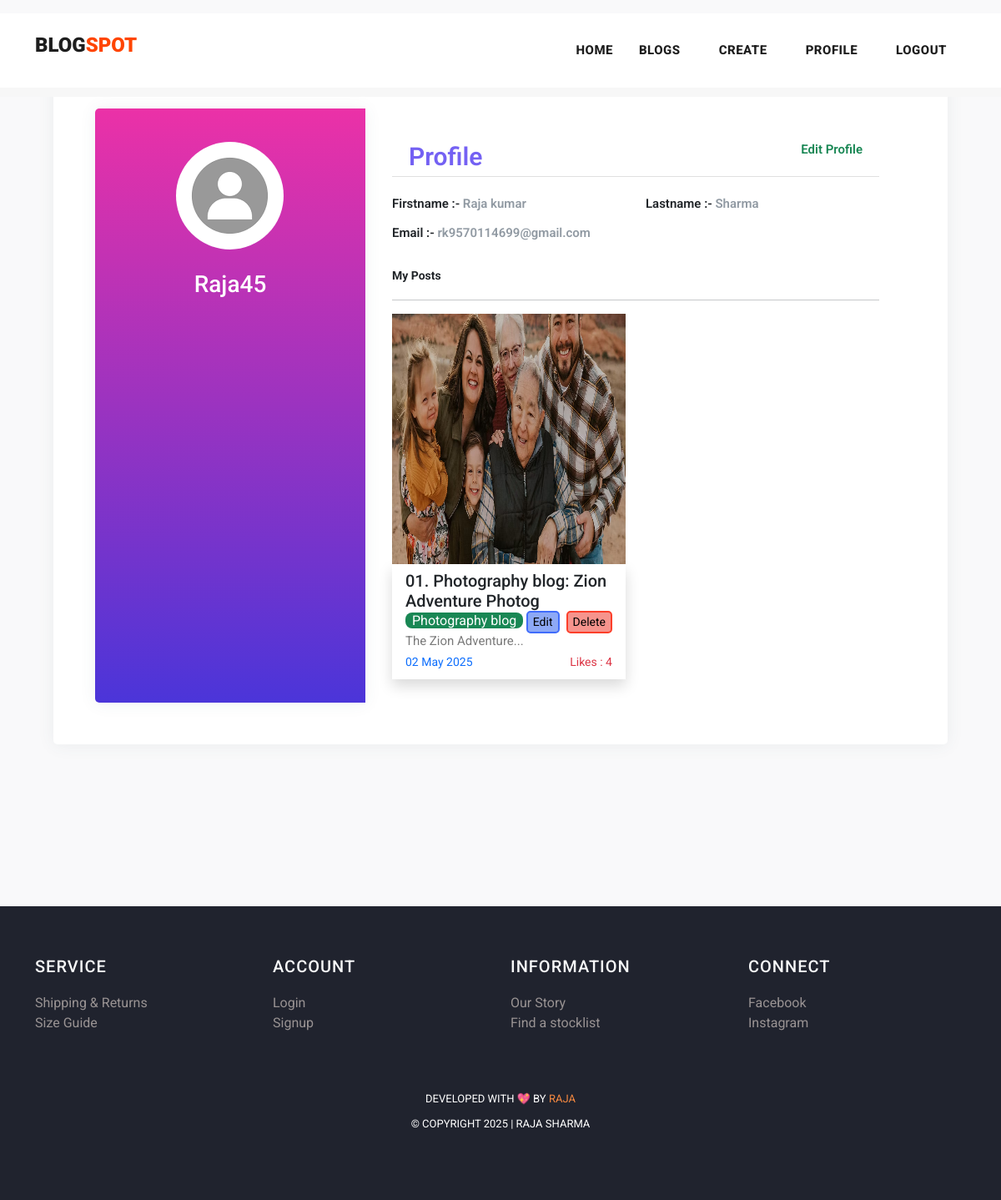
/profile/13, run on the app's committed database.
### myapp/models.py (models this page shows, shortened)
class Post(models.Model):
    postname = models.CharField(max_length=600)
    category = models.CharField(max_length=600)
    image = models.ImageField(upload_to='images/posts',blank=True,null=True)
    content = models.CharField(max_length=100000)
    time = models.CharField(default=time,max_length=100, blank=True)
    likes = models.IntegerField(null=True,blank=True,default=0)
    user = models.ForeignKey(User,on_delete=models.CASCADE)

### myapp/views.py (the view)
# urls.py: path("profile/<int:id>",views.profile,name='profile'),
def profile(request,id):
    return render(request,'profile.html',{
        'user':User.objects.get(id=id),
        'posts':Post.objects.all(),
        'media_url':settings.MEDIA_URL,
    })

### templates/profile.html (shortened to what this page needs)
{% load static %}
<!DOCTYPE html>
<html lang="en">
<head>
    <link href="https://cdn.jsdelivr.net/npm/bootstrap@5.3.0-alpha3/dist/css/bootstrap.min.css" rel="stylesheet"
>
    <link href="{% static 'vendor/bootstrap/css/bootstrap.min.css' %}" rel="stylesheet">
    <link rel="stylesheet" href="https://maxcdn.bootstrapcdn.com/bootstrap/4.0.0/css/bootstrap.min.css">
    <link href="https://cdn.jsdelivr.net/npm/bootstrap@5.3.0-alpha3/dist/css/bootstrap.min.css" rel="stylesheet"
>
    <link rel="stylesheet" href="{% static 'assets/css/fontawesome.css' %}">
    <link rel="stylesheet" href="{% static 'assets/css/templatemo-stand-blog.css' %}">
    <link rel="stylesheet" href="{% static 'assets/css/owl.css' %}">
</head>
<body>
    <header class="">
        <nav class="navbar navbar-expand-lg bg-white">
            <div class="container">
                <a class="navbar-brand" href="index.html">
                    <h2>BLOG<span style="color: orangered;">SPOT</span></h2>
                </a>
                <div class="collapse navbar-collapse" id="navbarResponsive">
                    <ul class="navbar-nav ml-auto">
                        <li>
                            <a class="nav-link" href="{% url 'index' %}">Home
                            </a>
                        </li>
                        <li class="nav-item">
                            <a class="nav-link" href="{% url 'blog' %}">Blogs</a>
                        </li>
                        {% if user.is_authenticated %}
                        <li class="nav-item">
                            <a class="nav-link" href="{% url 'create' %}">Create</a>
                        </li>
                        <li class="nav-item">
                            <a class="nav-link" href="{% url 'profile' user.id %}">Profile</a>
                        </li>
                        <li class="nav-item">
                            <a class="nav-link" href="{% url 'logout' %}">Logout</a>
                        </li>
                        {% else %}
                        <li class="nav-item">
                            <a class="nav-link" href="{% url 'signin' %}">Login</a>
                        </li>
                        {% endif %}
                    </ul>
                </div>
            </div>
        </nav>
    </header>
    <div class="mt-3">
        <div class="page-content page-container p-lg-5 p-0" id="page-content">
            <div class="padding">
                <div class="row d-flex justify-content-center">
                    <div class="col-xl-12 col-md-12" id="card">
                        <div class="card user-card-full">
                            <div class="row m-l-0 m-r-0">
                                <div class="col-sm-4 bg-c-lite-green user-profile">
                                    <div class="card-block text-center text-white">
                                        <div class="m-b-25">
                                            <img src="{% static 'assets/images/user.png' %}" class="img-radius"
                                                alt="User-Profile-Image" style="border-radius: 50%;">
                                        </div>
                                        <h6 class="f-w-800 h3" style="text-transform: capitalize;">{{user.username}}
                                        </h6>
                                    </div>
                                </div>
                                <div class="col-sm-8">
                                    <div class="card-block">
                                        <h6 class="m-b-20 p-b-5 b-b-default f-w-600"
                                            style="font-size: 30px; padding: 20px;  color: #7461f3;">Profile <a
                                                href="{% url 'profileedit' user.id %}"
                                                class="float-right text-decoration-none text-success"
                                                style="font-size: 15px;">Edit Profile</a>
                                        </h6>
                                        <div class="row">
                                            <div class="col-sm-6">
                                                <p class="m-b-10 f-w-600 text-dark">Firstname :-
                                                    <span class="text-muted f-w-400">{{user.first_name}}</span>
                                                </p>
                                            </div>
                                            <div class="col-sm-6">
                                                <p class="m-b-10 f-w-600 text-dark">Lastname :-
                                                    <span class="text-muted f-w-400">{{user.last_name}}</span>
                                                </p>
                                            </div>
                                            <div class="col-sm-6">
                                                <p class="m-b-10 f-w-600 text-dark">Email :-
                                                    <span class="text-muted f-w-400">{{user.email}}</span>
                                                </p>
                                            </div>
                                        </div>
                                        <p class="small fw-bold pt-3 text-dark">My Posts</p>
                                        <hr>
                                        <div class="row row-cols-lg-2 row-cols-1">
                                            {% for post in posts%}
                                            {% if post.user_id == user.id %}
                                            <div class="col col-lg-6 col-12 mb-2">
                                                <img src="{{media_url}}{{post.image}}" alt="" height="300px"
                                                    width="100%">
                                                <div class="px-3 py-2 shadow">
                                                    <h5>{{post.postname}}</h5>
                                                    <a href="{% url 'deletepost' post.id %}"><button
                                                            class="ms-2 float-right small" type="submit"
                                                            style="border:2px solid rgb(252, 63, 42); border-radius: 5px; background-color: rgb(246, 148, 141);">Delete</button></a>
                                                    <a href="{% url 'editpost' post.id %}"><button
                                                            class="float-right small" type="submit"
                                                            style="border:2px solid rgb(64, 108, 251); border-radius: 5px; background-color: rgb(141, 169, 246);">Edit</button></a>
                                                    <span
                                                        class="text-white bg-success rounded-3 px-2 rounded-2">{{post.category}}</span>
                                                    <p>{{post.content|slice:"0:20"}}...</p>
                                                    <p class="small text-primary">{{post.time}}<span
                                                            class="text-danger float-right">Likes :
                                                            {{post.likes}}</span></p>
                                                </div>
                                            </div>
                                            {% endif %}
                                            {% endfor %}
                                        </div>
                                    </div>
                                </div>
                            </div>
                        </div>
                    </div>
                </div>
            </div>
        </div>
    </div>
    {% include 'footer.html' %}
</body>
</html>

### static/assets/css/templatemo-stand-blog.css (style rules this page uses)
body { font-family: 'Roboto', sans-serif; overflow-x: hidden; text-rendering: optimizeLegibility; -webkit-font-smoothing: antialiased; -moz-osx-font-smoothing: grayscale; }
p { margin-bottom: 0px; font-size: 15px; font-weight: 400; color: #7a7a7a; line-height: 30px; }
a { text-decoration: none!important; }
ul { padding: 0; margin: 0; list-style: none; }
h1,h2,h3,h4,h5,h6 { margin: 0px; }
header { position: absolute; z-index: 99999; width: 100%; height: 100px; background-color: #f7f7f7; -webkit-transition: all 0.3s ease-in-out 0s; -moz-transition: all 0.3s ease-in-out 0s; -o-transition: all 0.3s ease-in-out 0s; transition: all 0.3s ease-in-out 0s; }
header .navbar { padding: 25px 0px; }
.navbar .navbar-brand { float: left; margin-top: -12px; outline: none; }
.navbar .navbar-brand h2 { color: #1e1e1e; text-transform: uppercase; font-size: 24px; font-weight: 900; -webkit-transition: all .3s ease 0s; -moz-transition: all .3s ease 0s; -o-transition: all .3s ease 0s; transition: all .3s ease 0s; }
#navbarResponsive { z-index: 999; }
.navbar-collapse { text-align: center; }
.navbar .navbar-nav .nav-item { margin: 0px 15px; }
.navbar .navbar-nav a.nav-link { text-transform: capitalize; font-size: 15px; font-weight: 800; text-transform: uppercase; letter-spacing: 0.5px; color: #1e1e1e; transition: all 0.3s; }

### templates/profile.html (style rules this page uses)
body { background-color: #f9f9fa; width: 100vw; height: 100vh; }
.padding { padding: 1rem; }
.user-card-full { overflow: hidden; }
.card { border-radius: 5px; -webkit-box-shadow: 0 1px 20px 0 rgba(69, 90, 100, 0.08); box-shadow: 0 1px 20px 0 rgba(69, 90, 100, 0.08); border: none; margin-bottom: 30px; padding: 50px; }
.m-r-0 { margin-right: 0px; }
.m-l-0 { margin-left: 0px; }
.user-card-full .user-profile { border-radius: 5px 0 0 5px; }
.bg-c-lite-green { background: linear-gradient(to top, #4b35d9, #eb31a7); box-shadow: 0 1px 20px 0 rgba(69, 90, 100, 0.08); }
.user-profile { padding: 20px 0; }
.card-block { padding: 1.25rem; }
.m-b-25 { margin-bottom: 25px; }
.img-radius { border-radius: 5px; }
h6 { font-size: 14px; }
.card .card-block p { line-height: 25px; }
.b-b-default { border-bottom: 1px solid #e0e0e0; }
.m-b-20 { margin-bottom: 20px; }
.p-b-5 { padding-bottom: 5px !important; }
.m-b-10 { margin-bottom: 10px; }
.text-muted { color: #919aa3 !important; }
.f-w-600 { font-weight: 600; }

### templates/footer.html (style rules this page uses)
li { text-decoration: none; text-align: left; }
li a { color: rgb(153, 147, 147); }

### data on the page
Post: image (picture), postname "01. Photography blog: Zion Adventure Photog", category "Photography blog", content "The Zion Adventure", time "02 May 2025", likes "4"

### other printed values
{{ user.username }} "Raja45"
{{ user.first_name }} "Raja kumar"
{{ user.last_name }} "Sharma"
{{ user.email }} "rk9570114699@gmail.com"
